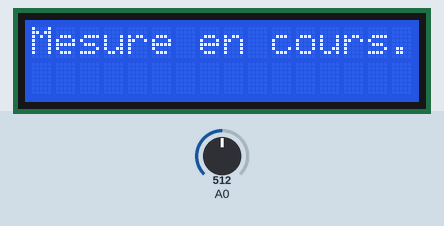
Simulated run of this sketch. Board: Arduino Uno, built with avr-gcc and run on an emulated ATmega328P. On the bench: 16×2 character LCD. Inputs (shaded band) come from the test bench; at power-on: A0 = 512. What the sketch prints to the serial monitor is not drawn.

Above: at 0.1 s.
At 9.7 s:
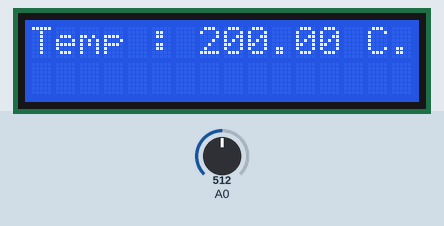

The sketch:

temperature.ino
```cpp
// Mesure de la température
// @DemangeJeremy

// Include
#include <LiquidCrystal.h>

const int CAPTEUR = 0;
const int SON = 3;
const int rs = 6, en = 7, d4 = 10, d5 = 11, d6 = 12, d7 = 13;
LiquidCrystal lcd(rs, en, d4, d5, d6, d7);

int valeur = 0;
float temp = 0;
float voltage = 0;

float memoireTemp[20];
int increment = 0;
float moyenneTemp = 0;

bool premiereTemp = true;

void setup() {
  Serial.begin(9600);
  pinMode(CAPTEUR, OUTPUT);

  lcd.begin(16, 2);
}

void loop() {
  // Valeur capteur
  valeur = analogRead(A0);

  // Info
  lcd.setCursor(0,0);
  if (premiereTemp == true) {
  lcd.print("Mesure en cours...");
  }

  // Voltage
  voltage = (valeur/1024.0) * 5;

  // Temmpérature en degrès
  temp = (voltage - 0.5) * 100;
  memoireTemp[increment] = temp;
  increment++;

  // Affichage de la tempèrature en degrès
  if (increment == 20) {
  premiereTemp = false;
  moyenneTemp = 0;
  for (int i = 0; i < 20; i++) {
    moyenneTemp += memoireTemp[i];
  }
  moyenneTemp = moyenneTemp / 20;
  lcd.setCursor(0,0);
  lcd.print("Temp : ");
  lcd.print(moyenneTemp);
  lcd.print(" C");
  Serial.print("Température : ");
  Serial.print(moyenneTemp);
  Serial.print("\n");
  increment = 0;
  }

  delay(500);
}
```
